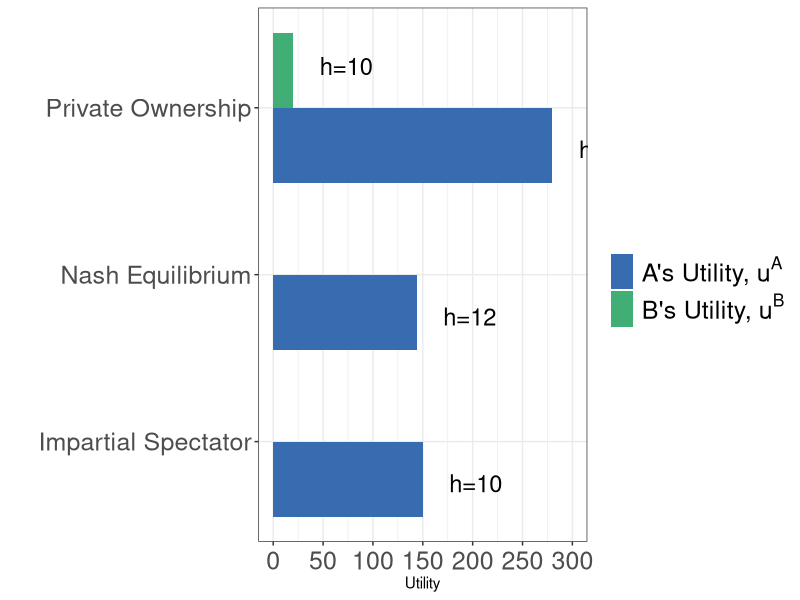
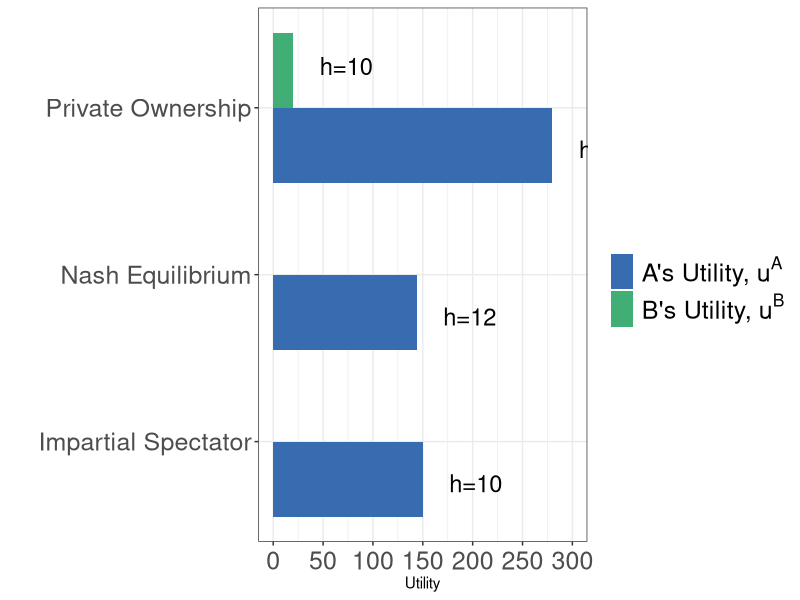

Source code (R) for these figures, in order:
library(tidyverse)

#data for the figure 
x <- c("Nash Equilibrium", "Impartial Spectator", "Private Ownership","Nash Equilibrium", "Impartial Spectator", "Private Ownership")
y1 <- c(144,150,280,0,0,20)
y2 <- c("h=12","h=10","h=10",NA,NA,"h=10")
y3 <- c("a","a","a","b","b","b")

df <- tibble(x, y1, y2, y3)

#figure 
plot1 <- df %>% 
  ggplot(aes(x = x, y = y1)) +
  geom_bar(aes(group = y3, fill = y3), stat = "identity", position = position_dodge())  +
  scale_y_continuous(breaks = seq(0,300,50),
                     labels = seq(0,300,50),
                     limits = c(0,300)) +
  scale_fill_manual(values=c("#386cb0","#41AE76"), 
                    name = "",
                    breaks = c("a","b"), 
                    labels = c(expression(paste("A's Utility, ", u^A)), expression(paste("B's Utility, ", u^B))))+
  #xlab("Point in the Edgeworth Box") + 
  theme_bw() +
  ylab("Utility") +
  xlab("") +
  theme(legend.position = "right",
        legend.text.align = 0,
        axis.title.y = element_text(size=20),
        axis.text.y = element_text(size = 18),
        #legend.title = element_text(size = 16),
        legend.text = element_text(size = 18),
        legend.title = element_text(size = 18),
        axis.text.x  = element_text(vjust = 0.5, size = 18)) + 
  geom_text(
    aes(x = x, y = y1, label = y2, group = y3), 
    hjust = -0.5, size = 6,
    position = position_dodge(width = 1),
    inherit.aes = TRUE
  ) + 
  coord_flip() 
plot1 



ggsave("coordination_failures/figureA.pdf", plot1, width = 13, height = 7)
